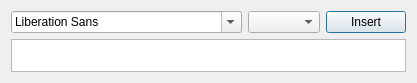
<?xml version="1.0" encoding="UTF-8"?>
<ui version="4.0">
 <class>InsertTextUI</class>
 <widget class="QDialog" name="InsertTextUI">
  <property name="windowModality">
   <enum>Qt::NonModal</enum>
  </property>
  <property name="geometry">
   <rect>
    <x>0</x>
    <y>0</y>
    <width>361</width>
    <height>83</height>
   </rect>
  </property>
  <property name="sizePolicy">
   <sizepolicy hsizetype="Preferred" vsizetype="Ignored">
    <horstretch>0</horstretch>
    <verstretch>0</verstretch>
   </sizepolicy>
  </property>
  <property name="windowTitle">
   <string>Dialog</string>
  </property>
  <layout class="QGridLayout" name="gridLayout">
   <item row="1" column="2">
    <widget class="QPushButton" name="m_btn_insert">
     <property name="text">
      <string>Insert</string>
     </property>
    </widget>
   </item>
   <item row="1" column="0">
    <widget class="QFontComboBox" name="m_font"/>
   </item>
   <item row="2" column="0" colspan="3">
    <widget class="QTextEdit" name="m_text">
     <property name="sizePolicy">
      <sizepolicy hsizetype="Expanding" vsizetype="Ignored">
       <horstretch>0</horstretch>
       <verstretch>0</verstretch>
      </sizepolicy>
     </property>
    </widget>
   </item>
   <item row="1" column="1">
    <widget class="QComboBox" name="m_fontsize"/>
   </item>
  </layout>
 </widget>
 <resources/>
 <connections/>
</ui>
